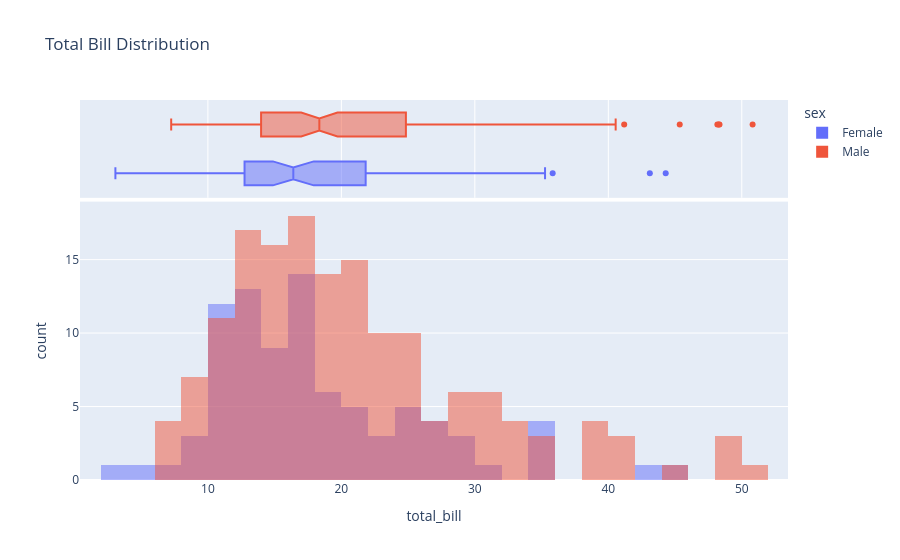

This figure's notebook cell:
### Markdown cell above
## 2. Distribution Charts

### Code cell
tips = px.data.tips()

# Histogram
fig = px.histogram(
    tips, x='total_bill',
    color='sex', barmode='overlay',
    marginal='box',  # adds a box plot on top
    title='Total Bill Distribution'
)
fig.show()

### Figure 1 — Plotly figure (JSON) as saved in the notebook; plotly's stock layout.template omitted (floating-point values rounded to 4 significant figures; data arrays with more than 128 entries replaced by an {"elided": "..."} marker saying what was removed)
{"data": [{"bingroup": "x", "hovertemplate": "sex=Female<br>total_bill=%{x}<br>count=%{y}<extra></extra>", "legendgroup": "Female", "marker": {"color": "#636efa", "opacity": 0.5, "pattern": {"shape": ""}}, "name": "Female", "orientation": "v", "showlegend": true, "type": "histogram", "x": [16.99, 24.59, 35.26, 14.83, 10.33, 16.97, 20.29, 15.77, 19.65, 15.06, 20.69, 16.93, 10.29, 34.81, 26.41, 16.45, 3.07, 17.07, 26.86, 25.28, 14.73, 10.07, 34.83, 5.75, 16.32, 22.75, 11.35, 15.38, 44.3, 22.42, 20.92, 14.31, 7.25, 25.71, 17.31, 10.65, 12.43, 24.08, 13.42, 12.48, 29.8, 14.52, 11.38, 20.27, 11.17, 12.26, 18.26, 8.51, 10.33, 14.15, 13.16, 17.47, 27.05, 16.43, 8.35, 18.64, 11.87, 29.85, 25.0, 13.39, 16.21, 17.51, 10.59, 10.63, 9.6, 20.9, 18.15, 19.81, 43.11, 13.0, 12.74, 13.0, 16.4, 16.47, 12.76, 13.27, 28.17, 12.9, 30.14, 13.42, 15.98, 16.27, 10.09, 22.12, 35.83, 27.18, 18.78], "xaxis": "x", "yaxis": "y"}, {"hovertemplate": "sex=Female<br>total_bill=%{x}<extra></extra>", "legendgroup": "Female", "marker": {"color": "#636efa"}, "name": "Female", "notched": true, "showlegend": false, "type": "box", "x": [16.99, 24.59, 35.26, 14.83, 10.33, 16.97, 20.29, 15.77, 19.65, 15.06, 20.69, 16.93, 10.29, 34.81, 26.41, 16.45, 3.07, 17.07, 26.86, 25.28, 14.73, 10.07, 34.83, 5.75, 16.32, 22.75, 11.35, 15.38, 44.3, 22.42, 20.92, 14.31, 7.25, 25.71, 17.31, 10.65, 12.43, 24.08, 13.42, 12.48, 29.8, 14.52, 11.38, 20.27, 11.17, 12.26, 18.26, 8.51, 10.33, 14.15, 13.16, 17.47, 27.05, 16.43, 8.35, 18.64, 11.87, 29.85, 25.0, 13.39, 16.21, 17.51, 10.59, 10.63, 9.6, 20.9, 18.15, 19.81, 43.11, 13.0, 12.74, 13.0, 16.4, 16.47, 12.76, 13.27, 28.17, 12.9, 30.14, 13.42, 15.98, 16.27, 10.09, 22.12, 35.83, 27.18, 18.78], "xaxis": "x2", "yaxis": "y2"}, {"bingroup": "x", "hovertemplate": "sex=Male<br>total_bill=%{x}<br>count=%{y}<extra></extra>", "legendgroup": "Male", "marker": {"color": "#EF553B", "opacity": 0.5, "pattern": {"shape": ""}}, "name": "Male", "orientation": "v", "showlegend": true, "type": "histogram", "x": {"elided": "157 float values"}, "xaxis": "x", "yaxis": "y"}, {"hovertemplate": "sex=Male<br>total_bill=%{x}<extra></extra>", "legendgroup": "Male", "marker": {"color": "#EF553B"}, "name": "Male", "notched": true, "showlegend": false, "type": "box", "x": {"elided": "157 float values"}, "xaxis": "x2", "yaxis": "y2"}], "layout": {"barmode": "overlay", "legend": {"title": {"text": "sex"}, "tracegroupgap": 0}, "title": {"text": "Total Bill Distribution"}, "xaxis": {"anchor": "y", "domain": [0.0, 1.0], "title": {"text": "total_bill"}}, "xaxis2": {"anchor": "y2", "domain": [0.0, 1.0], "matches": "x", "showgrid": true, "showticklabels": false}, "yaxis": {"anchor": "x", "domain": [0.0, 0.7326], "title": {"text": "count"}}, "yaxis2": {"anchor": "x2", "domain": [0.7426, 1.0], "matches": "y2", "showgrid": false, "showline": false, "showticklabels": false, "ticks": ""}}}
